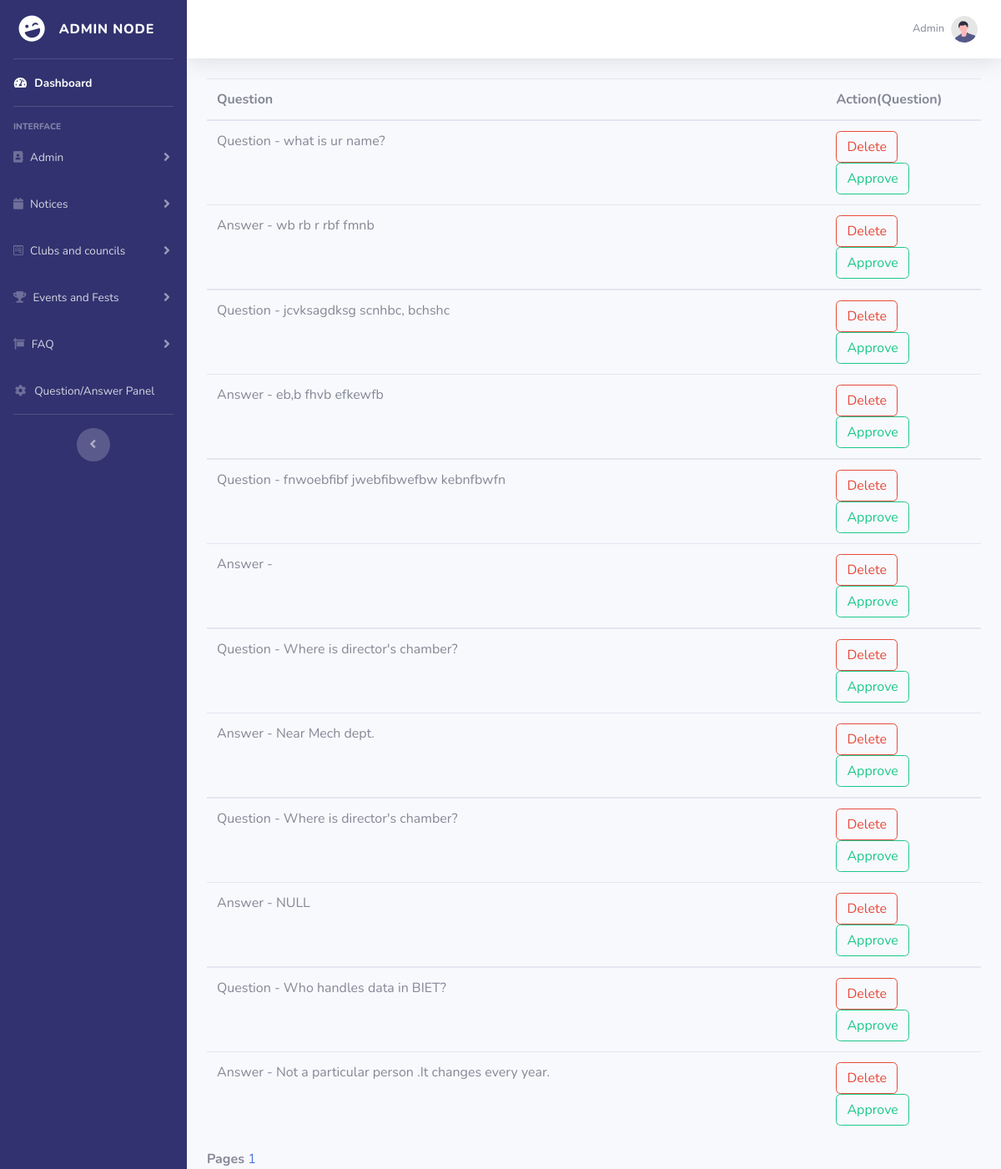
Before: /ques_ans.php (signed in) with the older database file.
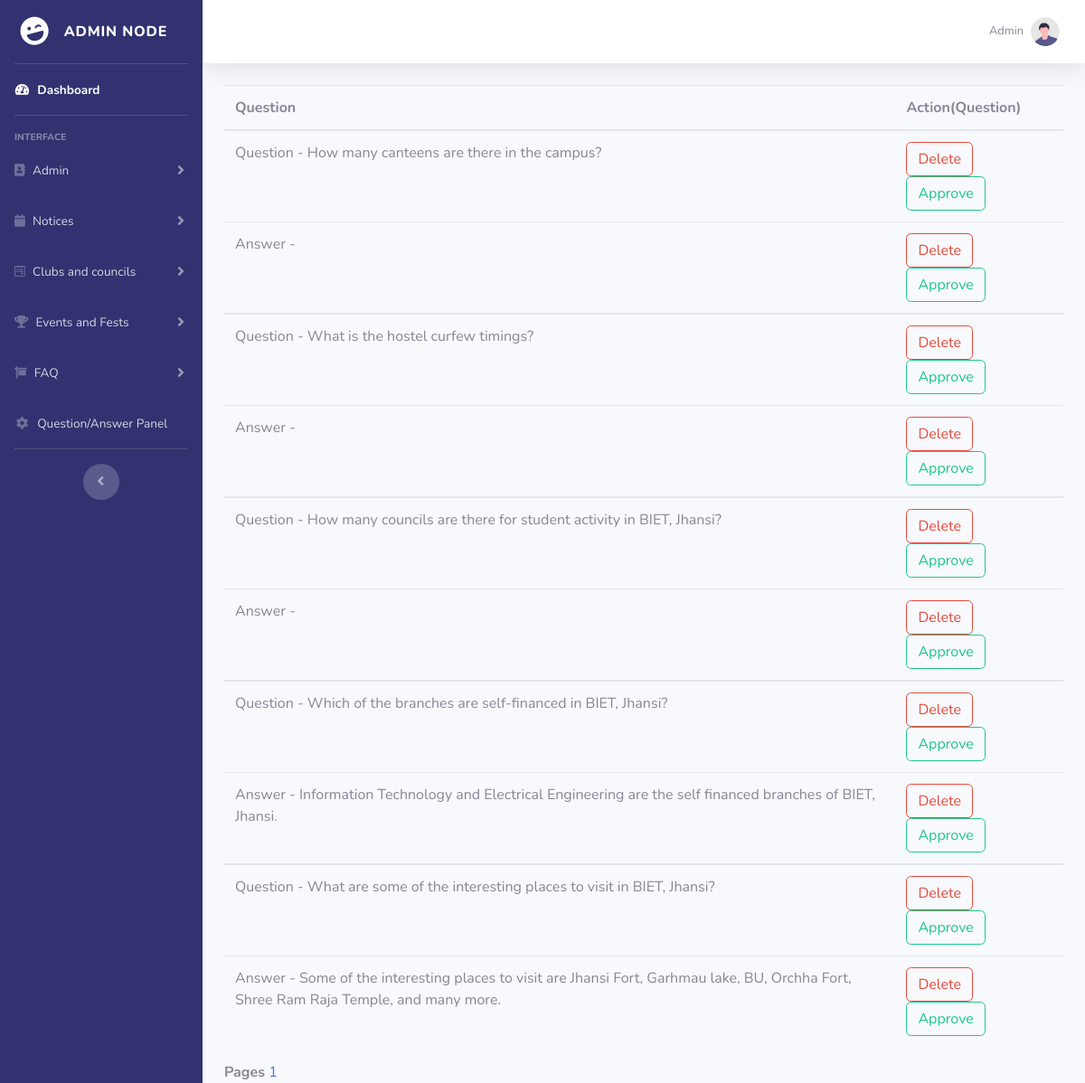
After: the same page with the newer database file.
### tables this page shows
CREATE TABLE `q_and_a` (
  `id` int(5) NOT NULL,
  `question` varchar(2000) NOT NULL,
  `ques_approved` tinyint(1) DEFAULT NULL,
  `ques_answered` tinyint(1) NOT NULL,
  `answer` varchar(10000) NOT NULL,
  `ans_approved` tinyint(1) DEFAULT NULL,
  `ans_by` varchar(100) NOT NULL
);

### ques_ans.php (the view, shortened to what this page needs)
<!DOCTYPE html>
<html lang="en" dir="ltr">
<head>
  <link href="vendor/fontawesome-free/css/all.min.css" rel="stylesheet" type="text/css">
  <link href="css/sb-admin-2.min.css" rel="stylesheet">
</head>
<body id="page-top">
  <div id="wrapper">
    <?php
    include 'include/sidebar.php'
    ?>
    <div id="content-wrapper" class="d-flex flex-column">
      <div id="content">
        <?php
        include 'include/topbar.php'
        ?>
        <div class="container-fluid">
          <?php
          $con = mysqli_connect("localhost", "root", "");
          mysqli_select_db($con, "campus_cauldron");
          if (isset($_GET["page"])) {
            $page = $_GET["page"];
          } else {
            $page = 1;
          };
          $start_from = ($page - 1) * 20;
          $sql = "select * from q_and_a  ORDER BY id DESC LIMIT $start_from, 20";
          $rs_result = mysqli_query($con, $sql);
          ?>
          <table class="table">
            <thead>
              <tr>
                <th width="80">Question</th>
                <th width="20%">Action(Question)</th>
              </tr>
            </thead>
            <?php
            while ($row = mysqli_fetch_assoc($rs_result)) {
            ?>
              <tbody>
                <tr>
                  <td> <?php
                        echo "Question " . "- " . " ";
                        echo $row["question"]; ?> </td>
                  <td><a class="btn btn-outline-danger" href='ques_delete.php?key1=<?php echo $row["id"]; ?>'>Delete</a>
                    <a class="btn btn-outline-success" href='ques_approve.php?key1=<?php echo $row["id"]; ?>'>Approve</a>
                  </td>
                </tr>
                <tr>
                  <td><?php
                      echo "Answer " . "- " . " ";
                      echo $row["answer"]; ?></td>
                  <td><a class="btn btn-outline-danger" href='ans_delete.php?key1=<?php echo $row["id"]; ?>'>Delete</a>
                    <a class="btn btn-outline-success" href='ans_approve.php?key1=<?php echo $row["id"]; ?>'>Approve</a>
                  </td>
                </tr>
              </tbody>
            <?php
            };
            ?>
          </table>
          <strong>Pages </strong>
          <?php
          $sql = "SELECT COUNT(question) FROM q_and_a";
          $rs_result = mysqli_query($con, $sql);
          $row = mysqli_fetch_row($rs_result);
          $total_records = $row[0];
          $total_pages = ceil($total_records / 20);
          for ($i = 1; $i <= $total_pages; $i++) {
            echo "<a href='viewuser.php?page=" . $i . "' class='navigation_item selected_navigation_item'>" . $i . "</a> ";
          };
          ?>
        </div>
</body>
</html>

### include/sidebar.php (shortened to what this page needs)
<ul class="navbar-nav  sidebar sidebar-dark accordion" id="accordionSidebar" style="background-color: #31326f">
    <a class="sidebar-brand d-flex align-items-center justify-content-center" href="admin_index.php">
        <div class="sidebar-brand-icon rotate-n-15">
            <i class="fas fa-laugh-wink"></i>
        </div>
        <div class="sidebar-brand-text mx-3">Admin node</div>
    </a>
    <hr class="sidebar-divider my-0">
    <li class="nav-item active">
        <a class="nav-link" href="admin_index.php">
            <i class="fas fa-fw fa-tachometer-alt"></i>
            <span>Dashboard</span></a>
    </li>
    <hr class="sidebar-divider">
    <div class="sidebar-heading">
        Interface
    </div>
    <li class="nav-item">
        <a class="nav-link collapsed" href="#" data-toggle="collapse" data-target="#collapse2" aria-expanded="true" aria-controls="collapseTwo">
            <i class="fas fa-address-book"></i>
            <span>Admin</span>
        </a>
    </li>
    <li class="nav-item">
        <a class="nav-link collapsed" href="#" data-toggle="collapse" data-target="#collapse1" aria-expanded="true" aria-controls="collapseTwo">
        <i class="fas fa-calendar"></i>
            <span>Notices</span>
        </a>
    </li>
    <li class="nav-item">
        <a class="nav-link collapsed" href="#" data-toggle="collapse" data-target="#collapse3" aria-expanded="true" aria-controls="collapseTwo">
            <i class="fab fa-wpforms"></i>
            <span>Clubs and councils</span>
        </a>
    </li>
    <li class="nav-item">
        <a class="nav-link collapsed" href="#" data-toggle="collapse" data-target="#collapse7" aria-expanded="true" aria-controls="collapseTwo">
        <i class="fas fa-trophy"></i>
            <span>Events and Fests</span>
        </a>
    </li>
    <li class="nav-item">
        <a class="nav-link collapsed" href="#" data-toggle="collapse" data-target="#collapse8" aria-expanded="true" aria-controls="collapseTwo">
        <i class="fas fa-sign"></i>
            <span>FAQ</span>
        </a>
    </li>
    <li class="nav-item">
        <a class="nav-link collapsed" href="ques_ans.php" data-target="#collapse4" aria-expanded="true" aria-controls="collapseTwo">
            <i class="fas fa-fw fa-cog"></i>
            <span>Question/Answer Panel</span>
        </a>
    </li>
    <hr class="sidebar-divider d-none d-md-block">
    <div class="text-center d-none d-md-inline">
        <button class="rounded-circle border-0" id="sidebarToggle"></button>
    </div>
</ul>

### include/topbar.php (shortened to what this page needs)
<nav class="navbar navbar-expand navbar-light bg-white topbar mb-4 static-top shadow">
    <ul class="navbar-nav ml-auto">
        <li class="nav-item dropdown no-arrow">
            <a class="nav-link dropdown-toggle" href="#" id="userDropdown" role="button" data-toggle="dropdown" aria-haspopup="true" aria-expanded="false">
                <span class="mr-2 d-none d-lg-inline text-gray-600 small">
                    <?php echo $_SESSION['username']; ?></span>
                <img class="img-profile rounded-circle" src="img/undraw_profile.svg">
            </a>
        </li>
    </ul>
</nav>

Changed rows visible on the page:
removed q_and_a: question "what is ur name?", answer "wb rb r rbf fmnb"
removed q_and_a: question "jcvksagdksg scnhbc, bchshc", answer "eb,b fhvb efkewfb"
removed q_and_a: question "fnwoebfibf jwebfibwefbw kebnfbwfn"
removed q_and_a: question "Where is director's chamber?", answer "Near Mech dept."
removed q_and_a: question "Where is director's chamber?", answer "NULL"
removed q_and_a: question "Who handles data in BIET?", answer "Not a particular person .It changes every year."
added q_and_a: question "How many canteens are there in the campus?"
added q_and_a: question "What is the hostel curfew timings?"
added q_and_a: question "How many councils are there for student activity in BIET, Jhansi?"
added q_and_a: question "Which of the branches are self-financed in BIET, Jhansi?", answer "Information Technology and Electrical Engineering are the self financed branches of BIET, Jhansi."
added q_and_a: question "What are some of the interesting places to visit in BIET, Jhansi?", answer "Some of the interesting places to visit are Jhansi Fort, Garhmau lake, BU, Orchha Fort, Shree Ram Raja Temple, and many more."
